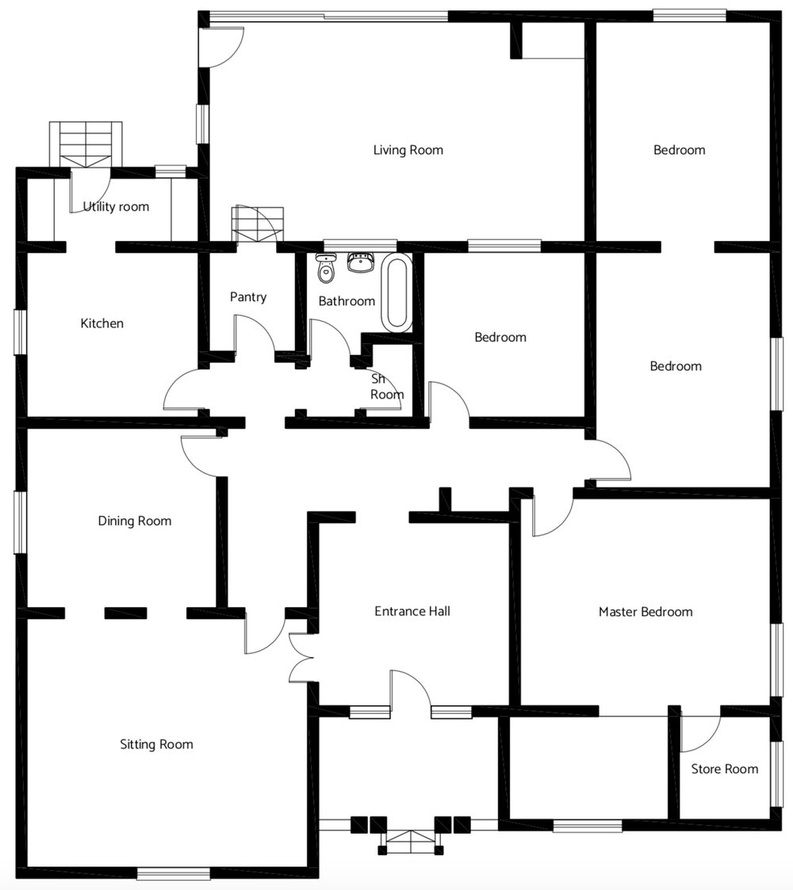
#> input picture APIs/plan2model/examples/0.jpg, 793 x 890 px, shrunk from 1000 x 1123 before the run
$ python -i plan2model.py   (imports and definitions only)
#> lines starting #> are read from the running program, lines starting #| are printed output that depends on the picture; after the words box and inside, x2 and y2 are one past the last pixel; in counts of white or black regions, pixels touching at a corner belong together
from typing import List, Tuple

import cv2
import numpy as np
from shapely.geometry import Polygon


class Plan2Model:
    # for open-cv
    THRESHOLD_BINARY = 50
    MAXVAL = 255

    THRESHOLD_CANNY_1 = 100
    THRESHOLD_CANNY_2 = 200
    MIN_AREA = 1

    KERNEL_SIZE = (5, 5)

    # for shapely
    TOLERANCE_SIMPLIFY = 0.01
    MIN_AREA_GEOM = 500

    def __init__(self, path: str) -> None:
        self.path = path
        self.wall_image_cleaned = self.get_wall_image_cleaned()
        self.wall_coordinates = self.get_wall_coordinates()

    def get_wall_image_cleaned(self) -> np.ndarray:
        """Removes all elements in the image except the walls"""

        image_gray = cv2.imread(self.path, cv2.IMREAD_GRAYSCALE)
#> image_gray is the input picture: shape (890, 793); min 0, max 255, mean 226.4

        # remove other elements except walls
        _, image_binary = cv2.threshold(
            image_gray, self.THRESHOLD_BINARY, self.MAXVAL, cv2.THRESH_BINARY
        )
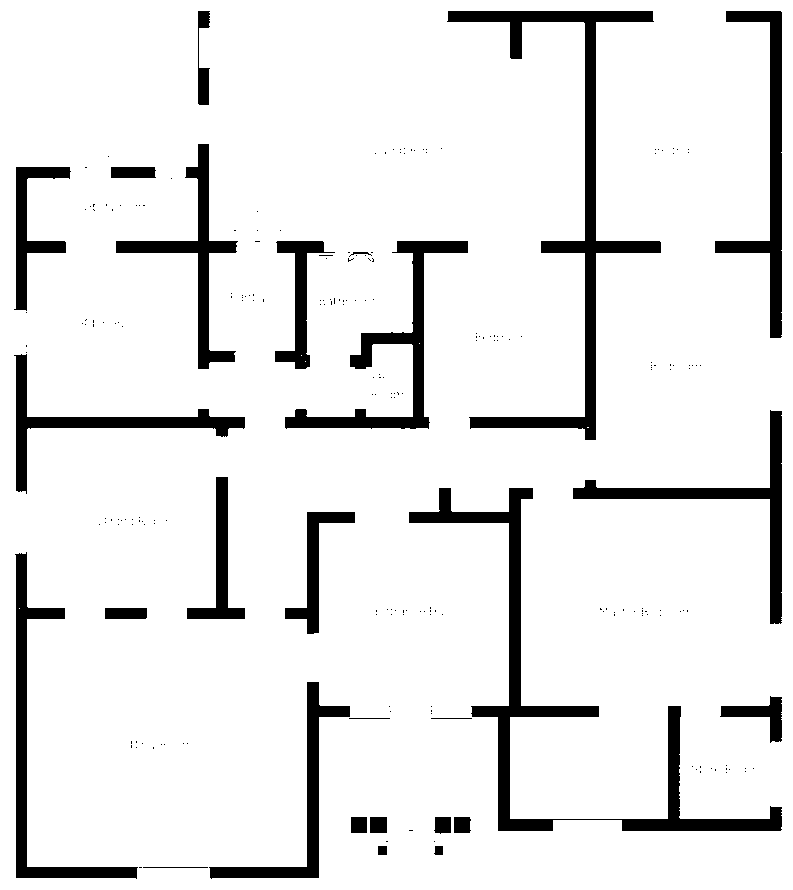
#> image_binary: shape (890, 793); 90.5% white; 233 black regions (206 under 20 px), largest, box (x1, y1, x2, y2) and area: (409, 488, 782, 831) 10891, (447, 11, 661, 440) 9877, (285, 241, 468, 429) 5430

        num_labels, labels, stats, _ = cv2.connectedComponentsWithStats(
            image_binary, connectivity=4
        )
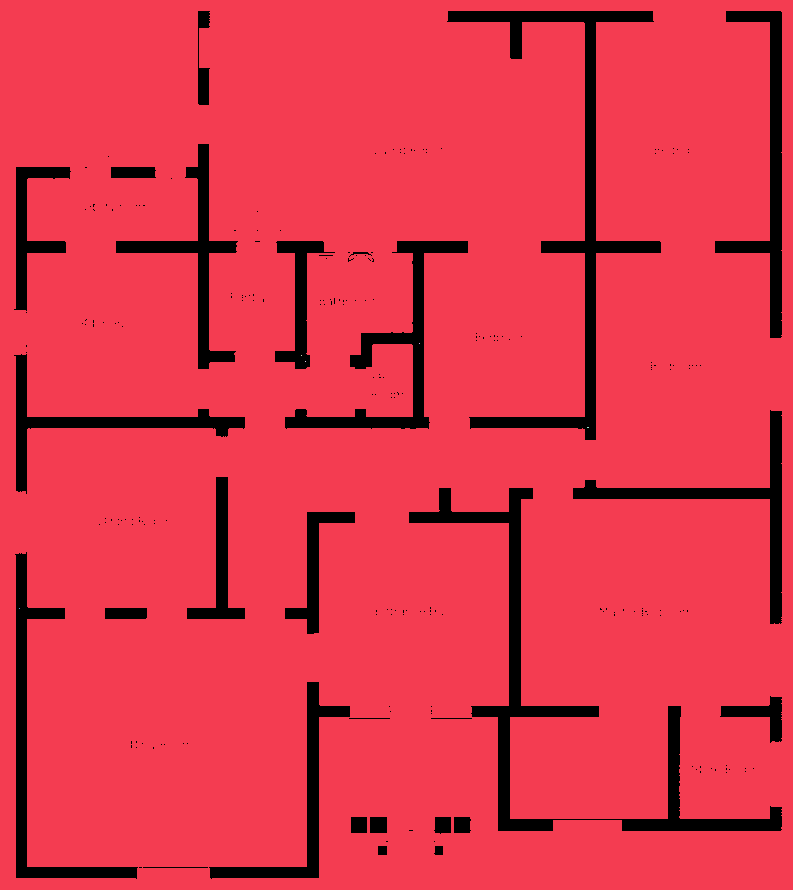
#> labels: shape (890, 793) int32; 7 distinct labels, from 0 to 6; one colour per label, 0 black
#> num_labels = 7; stats = [[14, 11, 768, 868, 66739], [0, 0, 793, 890, 639025], [419, 343, 1, 1, 1], [301, 355, 1, 1, 1], [305, 361, 1, 1, 1], [587, 427, 2, 1, 2], [19, 608, 1, 1, 1]]

        image_unconnected_removed = np.zeros_like(image_gray)
        for label in range(1, num_labels):
            area = stats[label, cv2.CC_STAT_AREA]
            if area > self.MIN_AREA:
                image_unconnected_removed[labels == label] = 255
#> this loop made 6 passes
#> area on pass 1: 639025
#> image_unconnected_removed: shape (890, 793); 90.5% white; 233 black regions (206 under 20 px), largest, box (x1, y1, x2, y2) and area: (409, 488, 782, 831) 10891, (447, 11, 661, 440) 9877, (285, 241, 468, 429) 5431

        # Image Erosion and Dilation
        kernel = np.ones(self.KERNEL_SIZE, np.uint8)
        cleaned_image = cv2.morphologyEx(
            image_unconnected_removed, cv2.MORPH_CLOSE, kernel
        )
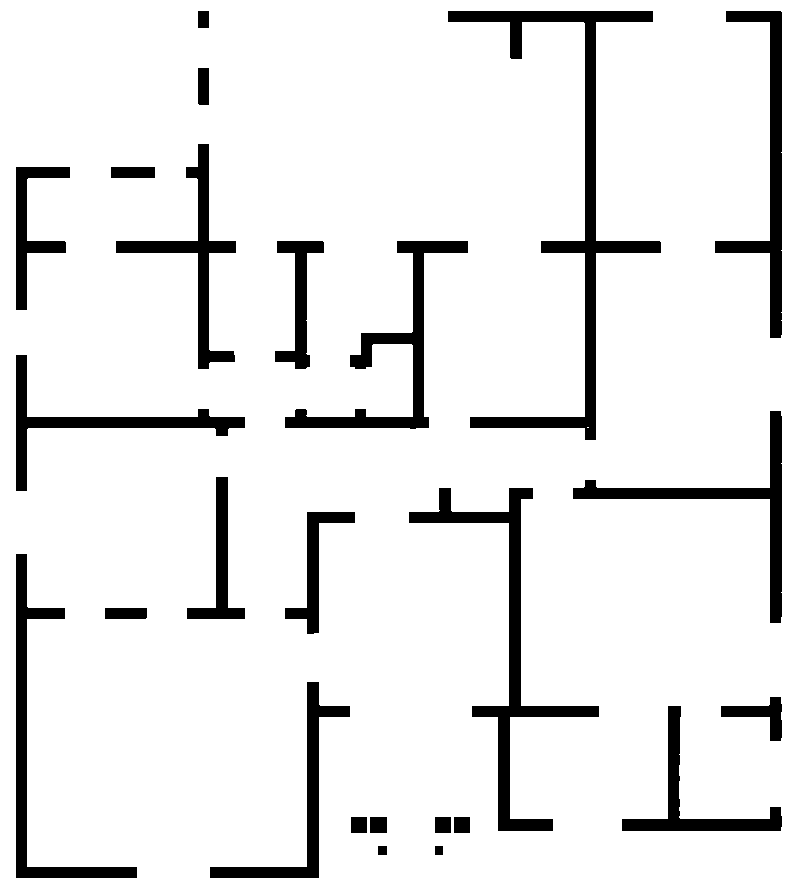
#> cleaned_image: shape (890, 793); 90.7% white; 25 black regions

        return cleaned_image

    def get_wall_coordinates(self) -> List[List[Tuple[int]]]:
        """Converts list of coordinates to list of polygon"""

        contours, _ = cv2.findContours(
            self.wall_image_cleaned, cv2.RETR_CCOMP, cv2.CHAIN_APPROX_SIMPLE
        )
#> contours = 27 contours, 1 with area under 20; largest, box (x1, y1, x2, y2) and area: (0, 0, 793, 890) 704088, (447, 10, 662, 441) 10756, (408, 487, 600, 832) 8060, (284, 240, 469, 430) 5894, (15, 553, 138, 879) 5673

        image_boundary_area = (self.wall_image_cleaned.shape[0] - 1) * (
            self.wall_image_cleaned.shape[1] - 1
        )

        wall_coordinates = []
        for contour in contours:
            coords = [[x, -y] for (x, y), *_ in contour]

            # if current contours are just line, skip
            if len(coords) <= 2:
                continue

            wall_geometry = Polygon(coords).simplify(self.TOLERANCE_SIMPLIFY)

            # Skip the image's boundary coordinates.
            if np.isclose(wall_geometry.area, image_boundary_area):
                continue

            if wall_geometry.area >= self.MIN_AREA_GEOM:
                wall_coord = list(wall_geometry.boundary.coords)
                wall_coordinates.append(wall_coord)
#> this loop made 27 passes
#> (contour, coords) on passes 1 to 2: ([[587, 427], [588, 427]], [[587, -427], [588, -427]]), ([[0, 0], [0, 889], [792, 889], [792, 0]], [[0, 0], [0, -889], [792, -889], [792, 0]])
#> after the loop, wall_coordinates = 17 items

        return wall_coordinates

>>> result = Plan2Model('examples/0.jpg').get_wall_image_cleaned()
#> the loop in get_wall_image_cleaned (call 2), `for label in range(1, num_labels):` made 6 passes

$ run again, on APIs/plan2model/examples/1.jpg
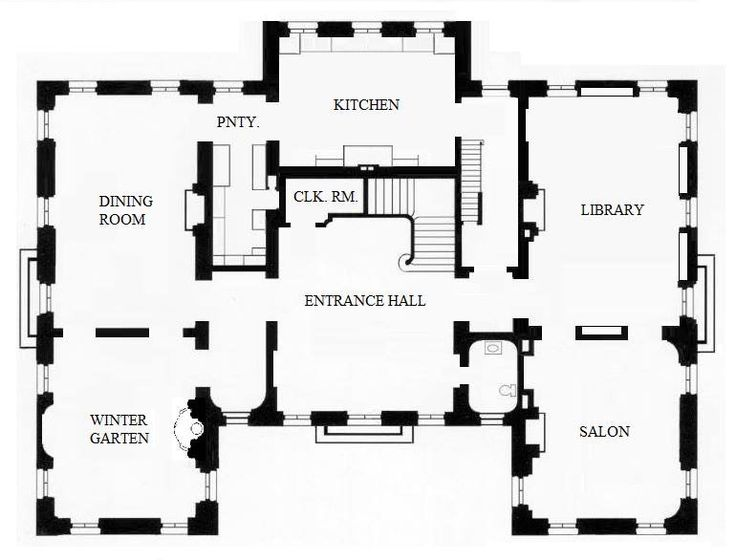
#> input picture APIs/plan2model/examples/1.jpg, 736 x 560 px
#> image_binary: shape (560, 736); 90% white; 285 black regions (251 under 20 px), largest, box (x1, y1, x2, y2) and area: (191, 137, 474, 280) 7293, (454, 318, 542, 478) 3430, (507, 81, 549, 279) 2536
#> in get_wall_image_cleaned, `num_labels, labels, stats, _ = cv2.connectedComponentsWithStats( image..`:
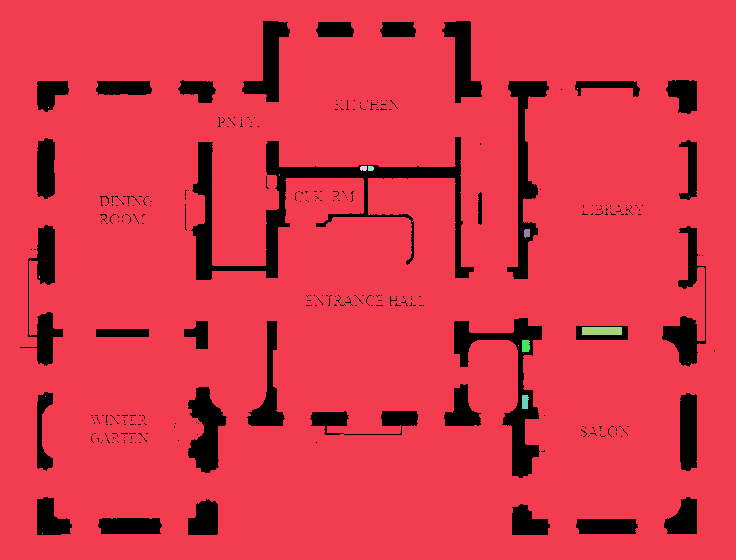
#> labels: shape (560, 736) int32; 18 distinct labels, from 0 to 17; one colour per label, 0 black
#> num_labels = 18; stats = 18 rows, first 6: [20, 21, 695, 514, 41198], [0, 0, 736, 560, 370346], [577, 88, 1, 1, 1], [48, 107, 1, 1, 1], [360, 166, 7, 5, 31], [368, 166, 6, 5, 28]
#> the loop in get_wall_image_cleaned, `for label in range(1, num_labels):` made 17 passes
#> area on passes 1, 4, 5, 9, 11, 12, 15: 370346, 31, 28, 48, 320, 91, 86
#> in get_wall_image_cleaned, `cleaned_image = cv2.morphologyEx( image_unconnected_removed, cv2.MORPH..`:
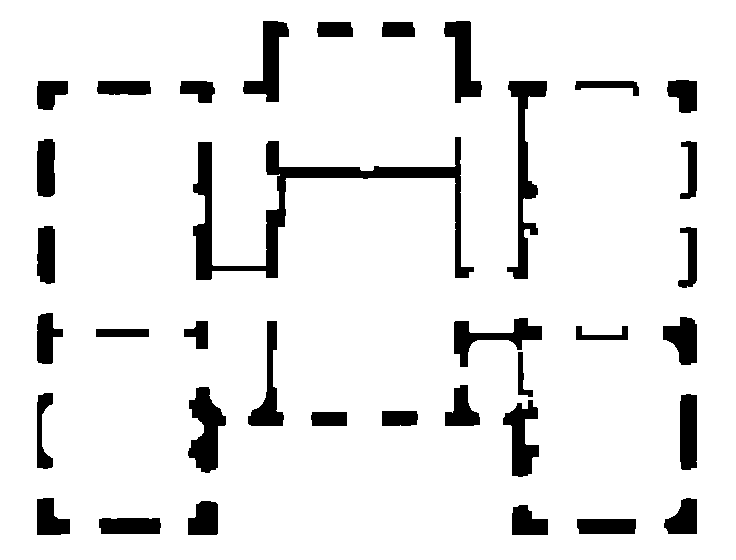
#> cleaned_image: shape (560, 736); 90.7% white; 36 black regions
#> contours = 37 contours; largest, box (x1, y1, x2, y2) and area: (0, 0, 736, 560) 410865, (192, 136, 475, 281) 7328, (506, 80, 548, 280) 2760, (187, 386, 227, 474) 2016, (242, 20, 290, 103) 1778
#> the loop in get_wall_coordinates, `for contour in contours:` made 37 passes
#> (contour, coords) on pass 1: ([[0, 0], [0, 559], [735, 559], [735, 0]], [[0, 0], [0, -559], [735, -559], [735, 0]])
#> after the loop in get_wall_coordinates, `for contour in contours:`: wall_coordinates = 32 items
#> the loop in get_wall_image_cleaned (call 2), `for label in range(1, num_labels):` made 17 passes

$ run again, on APIs/plan2model/examples/3.jpg
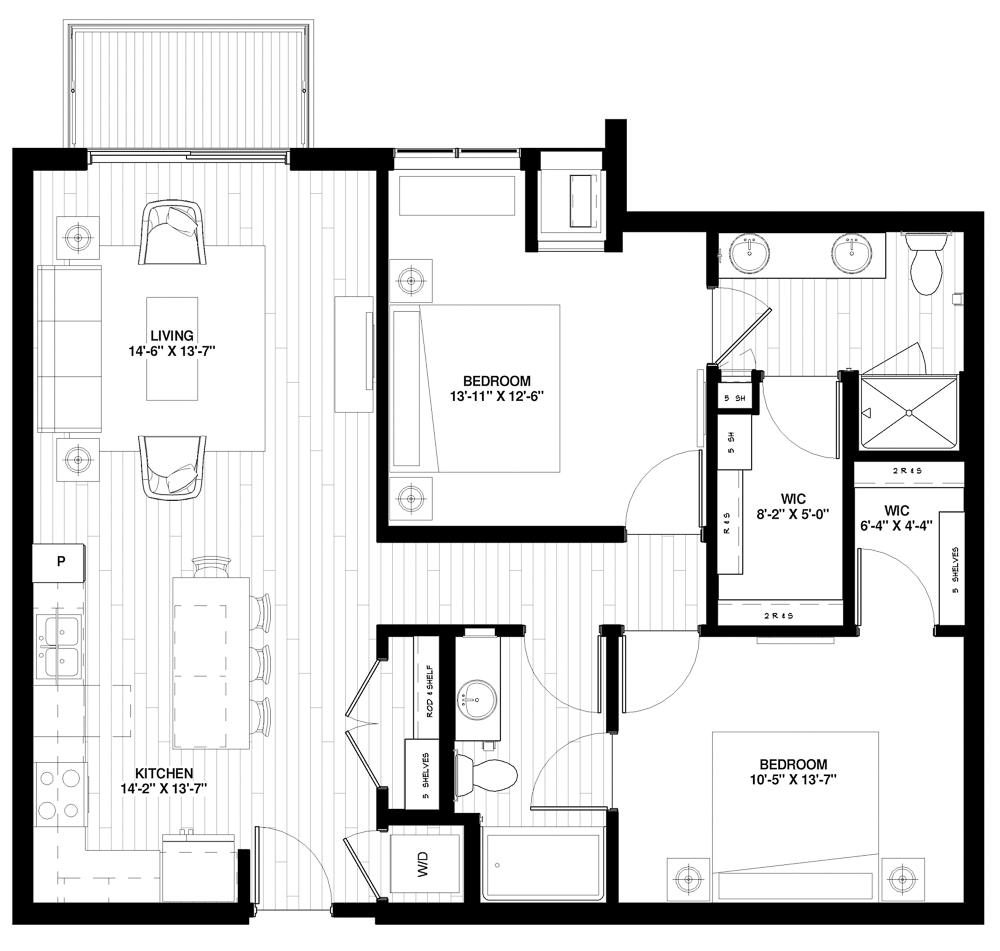
#> input picture APIs/plan2model/examples/3.jpg, 1000 x 951 px
#> in get_wall_image_cleaned, image_gray is the input picture: shape (951, 1000); min 0, max 255, mean 223.1
#> image_binary: shape (951, 1000); 90% white; 460 black regions (406 under 20 px), largest, box (x1, y1, x2, y2) and area: (332, 119, 984, 924) 58360, (13, 148, 256, 924) 22030, (284, 148, 627, 543) 10404
#> in get_wall_image_cleaned, `num_labels, labels, stats, _ = cv2.connectedComponentsWithStats( image..`:
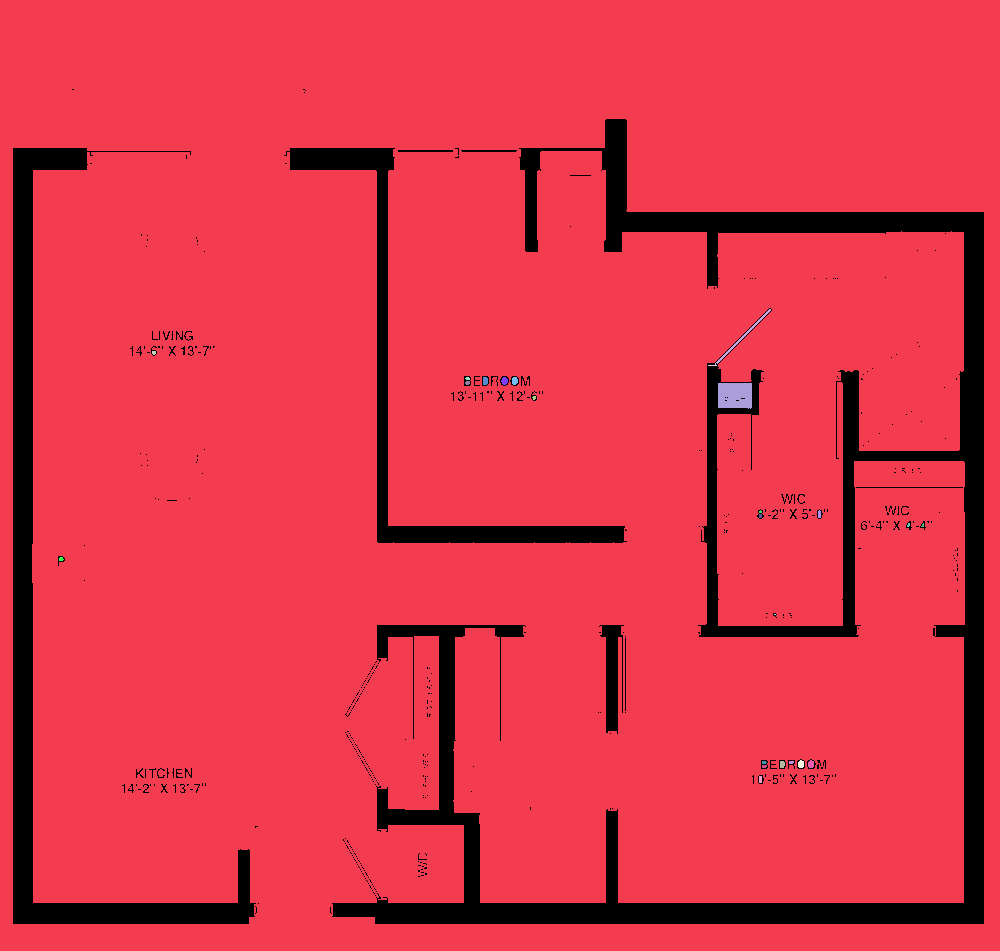
#> labels: shape (951, 1000) int32; 26 distinct labels, from 0 to 25; one colour per label, 0 black
#> num_labels = 26; stats = 26 rows, first 6: [13, 89, 971, 835, 95036], [0, 0, 1000, 951, 854522], [716, 309, 55, 55, 162], [152, 351, 4, 4, 14], [708, 363, 9, 3, 11], [465, 377, 5, 3, 12]
#> the loop in get_wall_image_cleaned, `for label in range(1, num_labels):` made 25 passes
#> area on passes 1, 2, 6, 7, 8, 10, 13, 19: 854522, 162, 38, 42, 41, 841, 22, 41
#> in get_wall_image_cleaned, `cleaned_image = cv2.morphologyEx( image_unconnected_removed, cv2.MORPH..`:
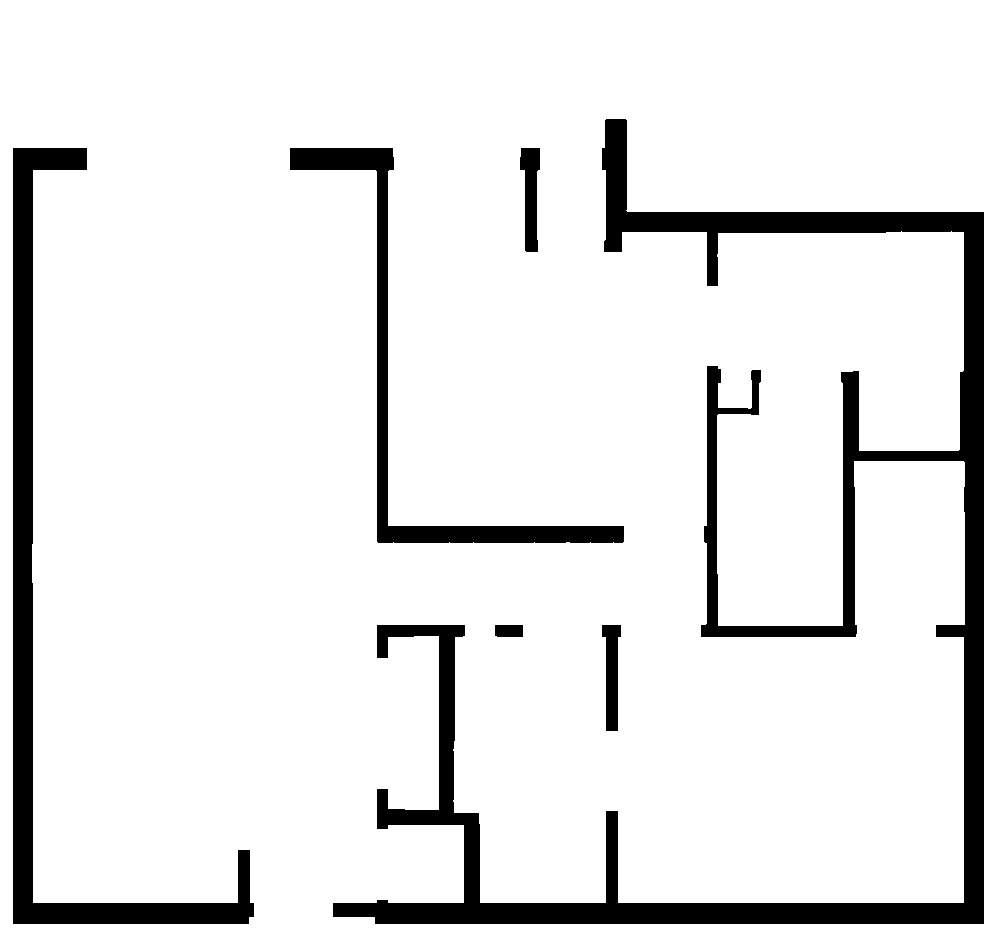
#> cleaned_image: shape (951, 1000); 90.4% white; 6 black regions
#> contours = 7 contours; box (x1, y1, x2, y2) and area: (0, 0, 1000, 951) 949050, (332, 118, 985, 925) 58991, (12, 147, 255, 925) 23032, (289, 147, 625, 544) 11114, (519, 147, 541, 253) 1548, (601, 624, 622, 732) 1479, (494, 624, 524, 638) 372
#> the loop in get_wall_coordinates, `for contour in contours:` made 7 passes
#> (contour, coords) on pass 1: ([[0, 0], [0, 950], [999, 950], [999, 0]], [[0, 0], [0, -950], [999, -950], [999, 0]])
#> after the loop in get_wall_coordinates, `for contour in contours:`: wall_coordinates = 5 items
#> the loop in get_wall_image_cleaned (call 2), `for label in range(1, num_labels):` made 25 passes
